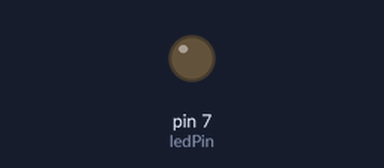
Simulated run of this sketch. Board: Arduino Uno, built with avr-gcc and run on an emulated ATmega328P. On the bench: output pins drawn as LEDs (lit = HIGH). Dashed ring = blinking. At 13.0 s the program stops and its outputs stay as they are.

Above: at 1.0 s.
At 2.5 s:
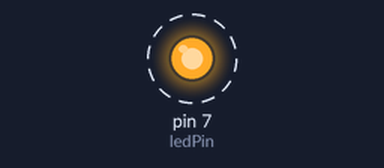
Timing chart, 0 to 4.6 s (numbered marks = the images above):
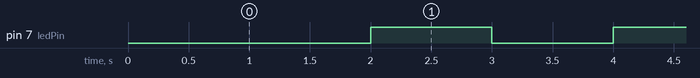

The sketch:

05_practice_2.ino
```cpp
int ledPin = 7;
int blinkCount = 6;

void setup() {
  pinMode(ledPin, OUTPUT);
}

void loop() {

  digitalWrite(ledPin, LOW);
  delay(1000);

  for (int i = 0; i < blinkCount; i++) {
    digitalWrite(ledPin, LOW);
    delay(1000);
    digitalWrite(ledPin, HIGH);
    delay(1000);
  }

  digitalWrite(ledPin, HIGH);

  while (true) {
  }
}
```

Measured:
- by itself, pin 7 (ledPin): alternates HIGH for 1.0 s and LOW for 1.0 s, 11 changes in all, then stays HIGH
